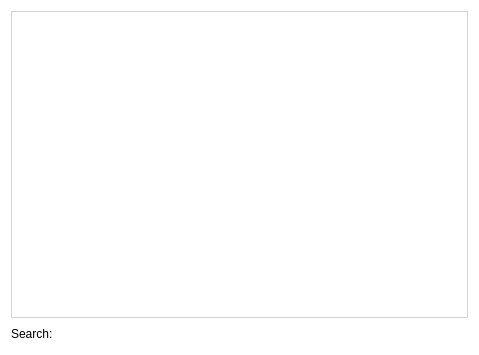
<?xml version="1.0" encoding="UTF-8"?>
<ui version="4.0">
 <class>observation_tab</class>
 <widget class="QWidget" name="observation_tab">
  <property name="geometry">
   <rect>
    <x>0</x>
    <y>0</y>
    <width>479</width>
    <height>355</height>
   </rect>
  </property>
  <property name="windowTitle">
   <string>Form</string>
  </property>
  <property name="styleSheet">
   <string notr="true">background-color: #ffffff; font-family: Arial;</string>
  </property>
  <layout class="QGridLayout" name="gridLayout">
   <item row="1" column="0">
    <widget class="QLabel" name="lbl_search">
     <property name="font">
      <font>
       <family>Arial</family>
       <pointsize>9</pointsize>
      </font>
     </property>
     <property name="text">
      <string>Search:</string>
     </property>
    </widget>
   </item>
   <item row="1" column="1">
    <widget class="QLineEdit" name="search">
     <property name="font">
      <font>
       <family>Arial</family>
       <pointsize>9</pointsize>
      </font>
     </property>
     <property name="styleSheet">
      <string notr="true">QLineEdit {
    font-family: Arial;
    font-size: 9pt;
    color: #333333;
    padding: 1px;
    border-radius: 3px;
}
QLineEdit[readOnly=&quot;true&quot;] {
    border: 1px solid #d3d3d3;
    background-color: #f9f9f9;
}
QLineEdit[readOnly=&quot;false&quot;] {
    border: 1px solid #0078d7;
    background-color: #f0f6ff;
}
QLineEdit[readOnly=&quot;false&quot;]:hover {
    border: 1px solid #1a8cff;
}
QLineEdit[readOnly=&quot;false&quot;]:focus {
    border: 1px solid #005bb5;
    background-color: #ffffff;
}</string>
     </property>
    </widget>
   </item>
   <item row="1" column="2">
    <spacer name="horizontalSpacer">
     <property name="orientation">
      <enum>Qt::Orientation::Horizontal</enum>
     </property>
     <property name="sizeHint" stdset="0">
      <size>
       <width>194</width>
       <height>20</height>
      </size>
     </property>
    </spacer>
   </item>
   <item row="0" column="0" colspan="3">
    <widget class="QTableView" name="table">
     <property name="styleSheet">
      <string>border: 1px solid #d3d3d3; background-color: #ffffff;</string>
     </property>
     <property name="editTriggers">
      <set>QAbstractItemView::EditTrigger::NoEditTriggers</set>
     </property>
     <property name="alternatingRowColors">
      <bool>true</bool>
     </property>
     <property name="selectionMode">
      <enum>QAbstractItemView::SelectionMode::SingleSelection</enum>
     </property>
     <property name="selectionBehavior">
      <enum>QAbstractItemView::SelectionBehavior::SelectRows</enum>
     </property>
    </widget>
   </item>
  </layout>
 </widget>
 <resources/>
 <connections/>
</ui>
